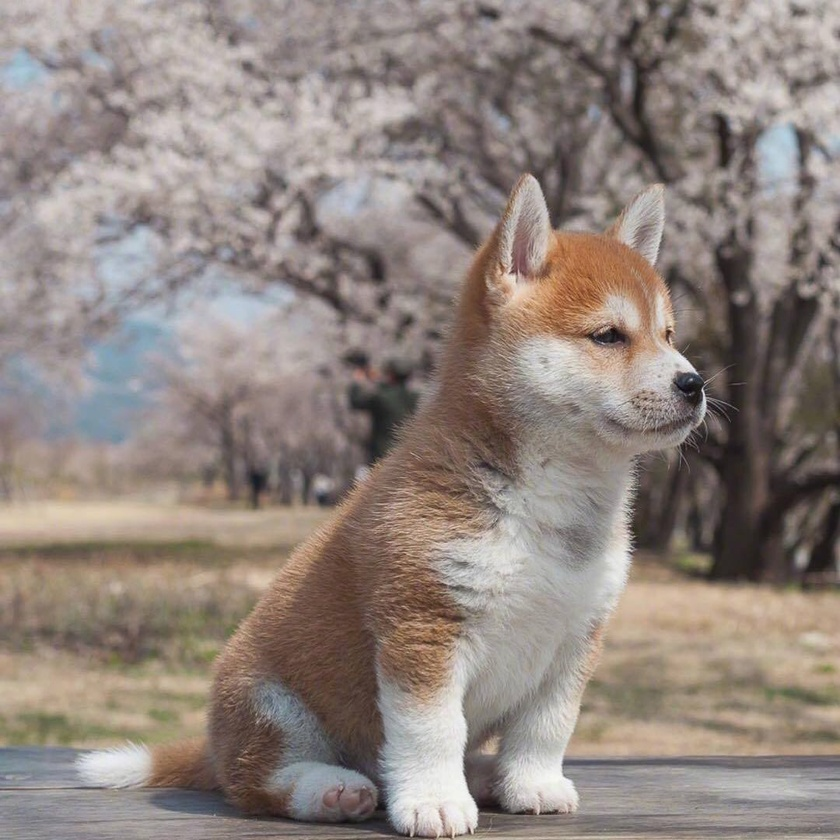
#> input picture opencv/1.jpg, 840 x 840 px, shrunk from 1080 x 1080 before the run, given in place of the camera
$ python test.py
#> lines starting #> are read from the running program, lines starting #| are printed output that depends on the picture
#打开摄像头
import cv2
#摄像头对象
cap=cv2.VideoCapture(0)
#显示
while(1):
    ret, frame = cap.read()
#> frame is the input picture: shape (840, 840, 3); mean B, G, R 126.3, 132.6, 144.4
    img_gray = cv2.cvtColor(frame, cv2.COLOR_BGR2GRAY)
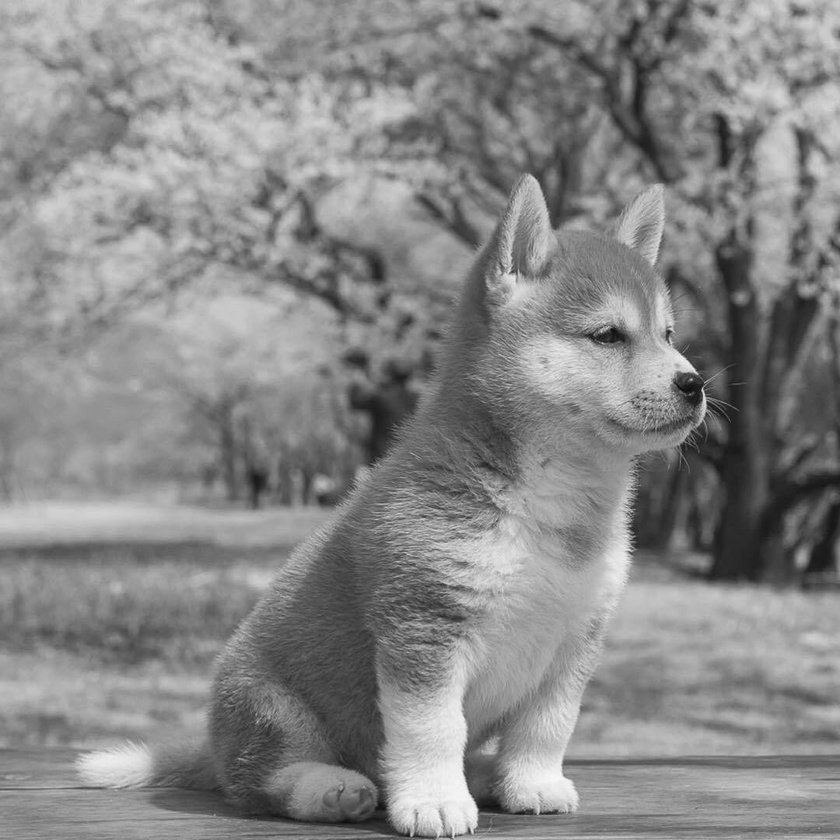
#> img_gray: shape (840, 840); min 6, max 250, mean 135.4
    temp = cv2.Canny(img_gray, 100 , 100)
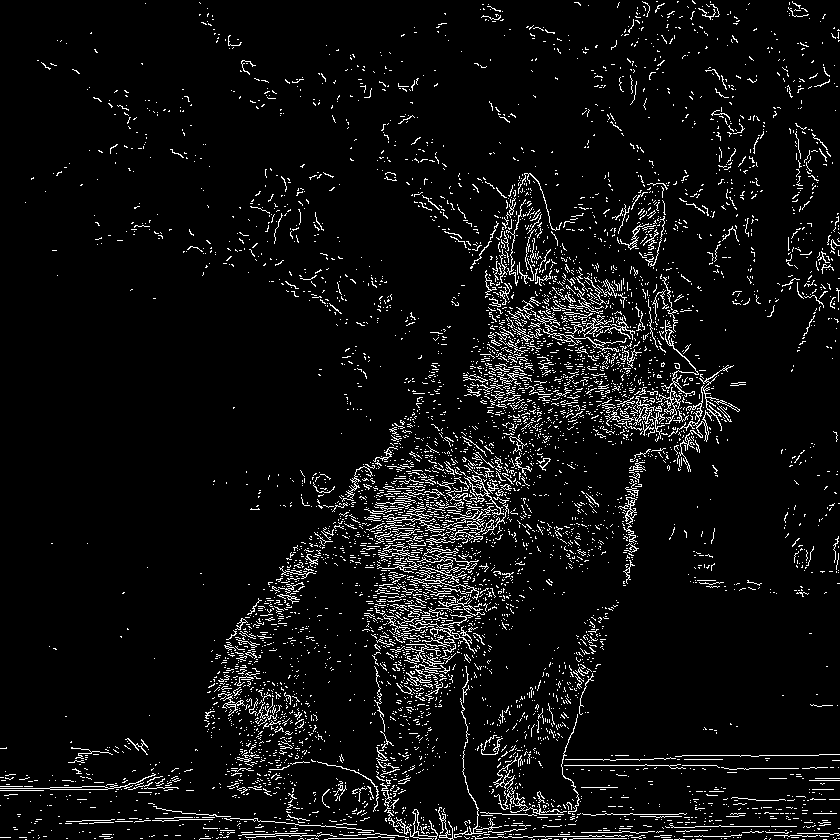
#> temp: shape (840, 840); 5.8% white in thin lines or dots

    # temp = cv2.blur(temp, (9, 9))#模糊
    temp = cv2.bitwise_not(temp,(1,1))#变白
#> temp: shape (840, 840); 94.2% white; black in thin lines or dots

    cv2.imshow("capture", temp)
    if(cv2.waitKey(1) & 0xFF==ord(' ')):#按空格退出
#> (key Esc is pressed here)
        break
cap.release()
cv2.destroyAllWindows()
